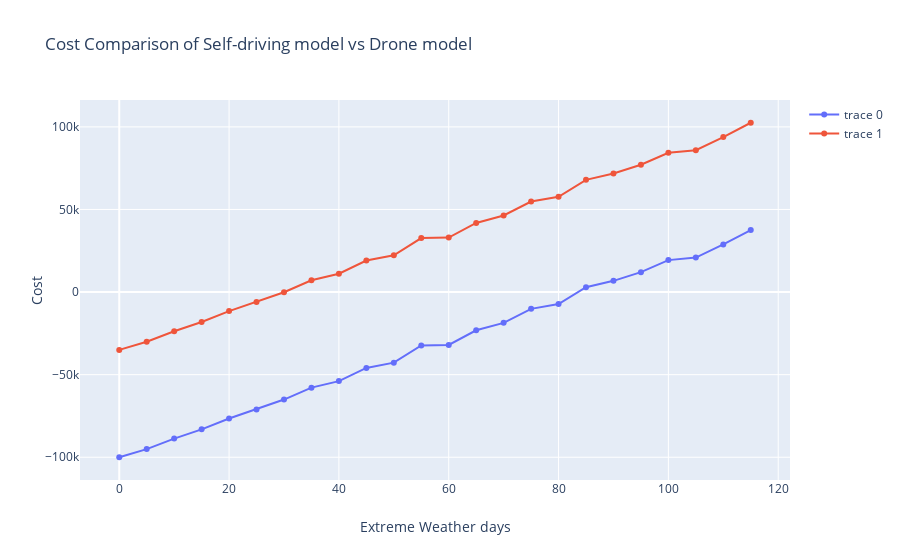

Notebook source saved alongside this figure:
### Markdown cell above
### Graph for self-driving cars and drone delivery

### Code cell
fig1 = go.Figure()
fig1.add_trace(go.Scatter(x=merged_model_database['Number_of_days'], y=merged_model_database['self_driving_cost_of_maintenance'],
                    mode='lines+markers'))
fig1.add_trace(go.Scatter(x=merged_model_database['Number_of_days'], y= merged_model_database["drone_cost_of_maintenance"],
                    mode='lines+markers'))
fig1.update_layout(
    title="Cost Comparison of Self-driving model vs Drone model",
    xaxis_title="Extreme Weather days ",
    yaxis_title="Cost")
fig1.show()

### Figure 1 — Plotly figure (JSON) as saved in the notebook; plotly's stock layout.template omitted (floating-point values rounded to 4 significant figures)
{"data": [{"mode": "lines+markers", "type": "scatter", "x": [0, 5, 10, 15, 20, 25, 30, 35, 40, 45, 50, 55, 60, 65, 70, 75, 80, 85, 90, 95, 100, 105, 110, 115], "y": [-100000, -95060.0, -88720.0, -83100.0, -76510.0, -71020.0, -65080.0, -57870.0, -53910.0, -45940.0, -42720.0, -32300.0, -32000.0, -23150.0, -18630.0, -10170.0, -7293.0, 2923.0, 6804.0, 12060.0, 19350.0, 20870.0, 28840.0, 37500.0]}, {"mode": "lines+markers", "type": "scatter", "x": [0, 5, 10, 15, 20, 25, 30, 35, 40, 45, 50, 55, 60, 65, 70, 75, 80, 85, 90, 95, 100, 105, 110, 115], "y": [-35000, -30060.0, -23720.0, -18100.0, -11510.0, -6019.0, -80.08, 7133.0, 11090.0, 19060.0, 22280.0, 32700.0, 33000.0, 41850.0, 46370.0, 54830.0, 57710.0, 67920.0, 71800.0, 77060.0, 84350.0, 85870.0, 93840.0, 102500.0]}], "layout": {"title": {"text": "Cost Comparison of Self-driving model vs Drone model"}, "xaxis": {"title": {"text": "Extreme Weather days "}}, "yaxis": {"title": {"text": "Cost"}}}}
